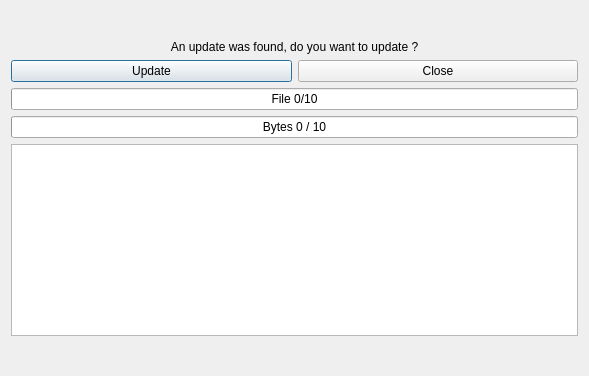
<?xml version="1.0" encoding="UTF-8"?>
<ui version="4.0">
 <class>Updater</class>
 <widget class="QDialog" name="Updater">
  <property name="geometry">
   <rect>
    <x>0</x>
    <y>0</y>
    <width>589</width>
    <height>376</height>
   </rect>
  </property>
  <property name="windowTitle">
   <string>NoggitRed Updater</string>
  </property>
  <layout class="QVBoxLayout" name="verticalLayout">
   <item>
    <spacer name="verticalSpacer">
     <property name="orientation">
      <enum>Qt::Vertical</enum>
     </property>
     <property name="sizeHint" stdset="0">
      <size>
       <width>20</width>
       <height>12</height>
      </size>
     </property>
    </spacer>
   </item>
   <item>
    <widget class="QLabel" name="label">
     <property name="text">
      <string>An update was found, do you want to update ?</string>
     </property>
     <property name="alignment">
      <set>Qt::AlignCenter</set>
     </property>
    </widget>
   </item>
   <item>
    <layout class="QHBoxLayout" name="horizontalLayout">
     <item>
      <widget class="QPushButton" name="Update">
       <property name="text">
        <string>Update</string>
       </property>
      </widget>
     </item>
     <item>
      <widget class="QPushButton" name="Close">
       <property name="text">
        <string>Close</string>
       </property>
      </widget>
     </item>
    </layout>
   </item>
   <item>
    <widget class="QProgressBar" name="ProgressFile">
     <property name="maximum">
      <number>10</number>
     </property>
     <property name="value">
      <number>0</number>
     </property>
     <property name="format">
      <string>File %v/10</string>
     </property>
    </widget>
   </item>
   <item>
    <widget class="QProgressBar" name="ProgressDownload">
     <property name="maximum">
      <number>10</number>
     </property>
     <property name="value">
      <number>0</number>
     </property>
     <property name="format">
      <string>Bytes %v / %m</string>
     </property>
    </widget>
   </item>
   <item>
    <widget class="QTextEdit" name="FileList"/>
   </item>
   <item>
    <spacer name="verticalSpacer_2">
     <property name="orientation">
      <enum>Qt::Vertical</enum>
     </property>
     <property name="sizeHint" stdset="0">
      <size>
       <width>20</width>
       <height>12</height>
      </size>
     </property>
    </spacer>
   </item>
  </layout>
 </widget>
 <resources/>
 <connections/>
</ui>
